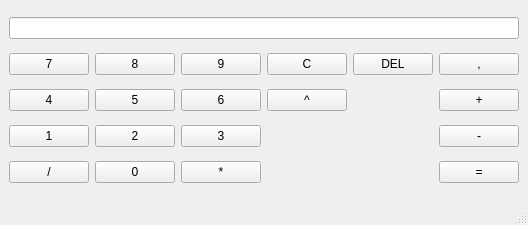
<?xml version="1.0" encoding="UTF-8"?>
<ui version="4.0">
 <class>MainWindow</class>
 <widget class="QMainWindow" name="MainWindow">
  <property name="geometry">
   <rect>
    <x>0</x>
    <y>0</y>
    <width>368</width>
    <height>225</height>
   </rect>
  </property>
  <property name="windowTitle">
   <string>MainWindow</string>
  </property>
  <widget class="QWidget" name="centralwidget">
   <layout class="QGridLayout" name="gridLayout">
    <item row="8" column="2">
     <widget class="QPushButton" name="pushButtonNine">
      <property name="text">
       <string>9</string>
      </property>
     </widget>
    </item>
    <item row="11" column="5">
     <widget class="QPushButton" name="pushButtonEqual">
      <property name="text">
       <string>=</string>
      </property>
     </widget>
    </item>
    <item row="10" column="1">
     <widget class="QPushButton" name="pushButtonTwo">
      <property name="text">
       <string>2</string>
      </property>
     </widget>
    </item>
    <item row="9" column="1">
     <widget class="QPushButton" name="pushButtonFive">
      <property name="text">
       <string>5</string>
      </property>
     </widget>
    </item>
    <item row="9" column="2">
     <widget class="QPushButton" name="pushButtonSix">
      <property name="text">
       <string>6</string>
      </property>
     </widget>
    </item>
    <item row="8" column="5">
     <widget class="QPushButton" name="pushButtonComma">
      <property name="text">
       <string>,</string>
      </property>
     </widget>
    </item>
    <item row="11" column="1">
     <widget class="QPushButton" name="pushButtonZero">
      <property name="text">
       <string>0</string>
      </property>
     </widget>
    </item>
    <item row="9" column="5">
     <widget class="QPushButton" name="pushButtonPlus">
      <property name="text">
       <string>+</string>
      </property>
     </widget>
    </item>
    <item row="10" column="0">
     <widget class="QPushButton" name="pushButtonOne">
      <property name="text">
       <string>1</string>
      </property>
     </widget>
    </item>
    <item row="8" column="1">
     <widget class="QPushButton" name="pushButtonEight">
      <property name="text">
       <string>8</string>
      </property>
     </widget>
    </item>
    <item row="10" column="2">
     <widget class="QPushButton" name="pushButtonThree">
      <property name="text">
       <string>3</string>
      </property>
     </widget>
    </item>
    <item row="10" column="5">
     <widget class="QPushButton" name="pushButtonMinus">
      <property name="text">
       <string>-</string>
      </property>
     </widget>
    </item>
    <item row="9" column="0">
     <widget class="QPushButton" name="pushButtonFour">
      <property name="text">
       <string>4</string>
      </property>
     </widget>
    </item>
    <item row="8" column="0">
     <widget class="QPushButton" name="pushButtonSeven">
      <property name="text">
       <string>7</string>
      </property>
     </widget>
    </item>
    <item row="11" column="2">
     <widget class="QPushButton" name="pushButtonMultiply">
      <property name="text">
       <string>*</string>
      </property>
     </widget>
    </item>
    <item row="11" column="0">
     <widget class="QPushButton" name="pushButtonDivide">
      <property name="text">
       <string>/</string>
      </property>
     </widget>
    </item>
    <item row="7" column="0" colspan="6">
     <widget class="QLineEdit" name="lineEdit"/>
    </item>
    <item row="8" column="3">
     <widget class="QPushButton" name="pushButtonClear">
      <property name="text">
       <string>C</string>
      </property>
     </widget>
    </item>
    <item row="8" column="4">
     <widget class="QPushButton" name="pushButtonDelete">
      <property name="text">
       <string>DEL</string>
      </property>
     </widget>
    </item>
    <item row="9" column="3">
     <widget class="QPushButton" name="pushButtonPower">
      <property name="text">
       <string>^</string>
      </property>
     </widget>
    </item>
   </layout>
  </widget>
  <widget class="QMenuBar" name="menubar">
   <property name="geometry">
    <rect>
     <x>0</x>
     <y>0</y>
     <width>368</width>
     <height>24</height>
    </rect>
   </property>
  </widget>
  <widget class="QStatusBar" name="statusbar"/>
 </widget>
 <resources/>
 <connections/>
</ui>
